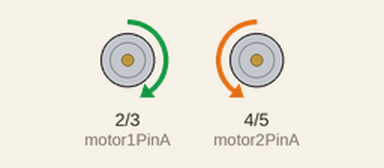
The sketch below on a simulated Arduino Uno, built with avr-gcc and run on an emulated ATmega328P. Shown: motor-driver pin pairs drawn as motors (green arrow = first pin HIGH = forward, orange = second pin HIGH = backward, longer = more drive, scaled by the enable pin).

Above: at 0.5 s.
At 2.5 s:
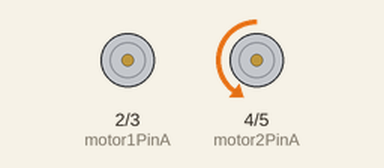
At 9.0 s:
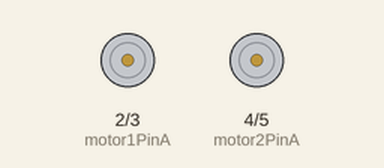
At 17.5 s:
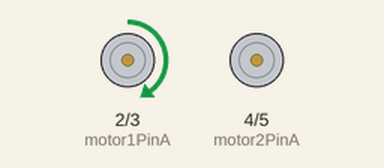
Timing chart, 0 to 18.2 s (numbered marks = the images above):
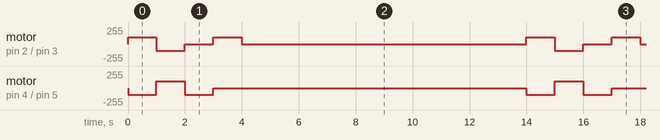

The sketch:

step1-1-1-rc-motor1-front.ino
```cpp
// A 바퀴만 움직임         step1-1-1-rc-motor1-front로 저장

int motor1PinA  = 2 ;
int motor1PinB =  3 ;
int enablelPin= 11 ;
int motor2PinA  = 4 ;
int motor2PinB =  5 ;
int enable2Pin= 10 ;

  void setup() {
     pinMode(motor1PinA, OUTPUT);
     pinMode(motor1PinB, OUTPUT);
     pinMode(enablelPin, OUTPUT);
     analogWrite(enablelPin, 100);//모터속도를 정해준다
     pinMode(motor2PinA, OUTPUT);
     pinMode(motor2PinB, OUTPUT);
     pinMode(enable2Pin, OUTPUT);
     analogWrite(enable2Pin, 100);//모터속도를 정해준다
  }

void loop() {
     digitalWrite(motor1PinA, HIGH); // 전진
     digitalWrite(motor1PinB, LOW);
     digitalWrite(motor2PinA, LOW);
     digitalWrite(motor2PinB, HIGH);
     delay(1000);

     digitalWrite(motor1PinA, LOW); // 후진
     digitalWrite(motor1PinB, HIGH);
     digitalWrite(motor2PinA, HIGH);
     digitalWrite(motor2PinB, LOW);
     delay(1000);

     digitalWrite(motor1PinA, LOW); // 좌회전
     digitalWrite(motor1PinB, LOW);
     digitalWrite(motor2PinA, LOW);
     digitalWrite(motor2PinB, HIGH);
     delay(1000);

     digitalWrite(motor1PinA, HIGH); // 우회전
     digitalWrite(motor1PinB, LOW);
     digitalWrite(motor2PinA, LOW);
     digitalWrite(motor2PinB, LOW);
     delay(1000);

     digitalWrite(motor1PinA, LOW); // 정지
     digitalWrite(motor1PinB, LOW);
     digitalWrite(motor2PinA, LOW);
     digitalWrite(motor2PinB, LOW);
     delay(10000);
     }
```

Measured:
- by itself, motor on pin 4 (motor2PinA) / pin 5 (motor2PinB): repeats every 14.0 s: forward 100/255 1.0 s, backward 100/255 1.0 s, stopped 11.0 s, backward 100/255 1.0 s
- by itself, motor on pin 2 (motor1PinA) / pin 3 (motor1PinB): repeats every 14.0 s: backward 100/255 1.0 s, stopped 1.0 s, forward 100/255 1.0 s, stopped 10.0 s, forward 100/255 1.0 s
